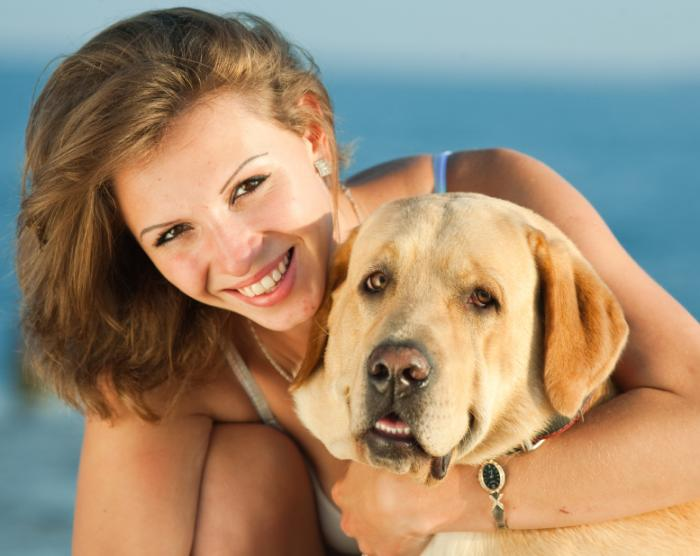
#> input picture dog.jpg, 700 x 556 px
$ python face_recognition.py
#> lines starting #> are read from the running program, lines starting #| are printed output that depends on the picture; after the words box and inside, x2 and y2 are one past the last pixel; in counts of white or black regions, pixels touching at a corner belong together
#> further down, image is the input picture: shape (556, 700, 3); mean B, G, R 114.4, 138.1, 158.2
import numpy as np
import cv2
from matplotlib import pyplot as plt
from PIL import Image, ImageFilter

def noise_reduce():
    figure_size = 5
    ##new_image = cv2.GaussianBlur(image, (figure_size, figure_size),0)
    new_image = cv2.medianBlur(image, figure_size)
    return new_image

def detect_edge():
    new_image = cv2.cvtColor(image_less_noise,cv2.COLOR_BGR2GRAY)
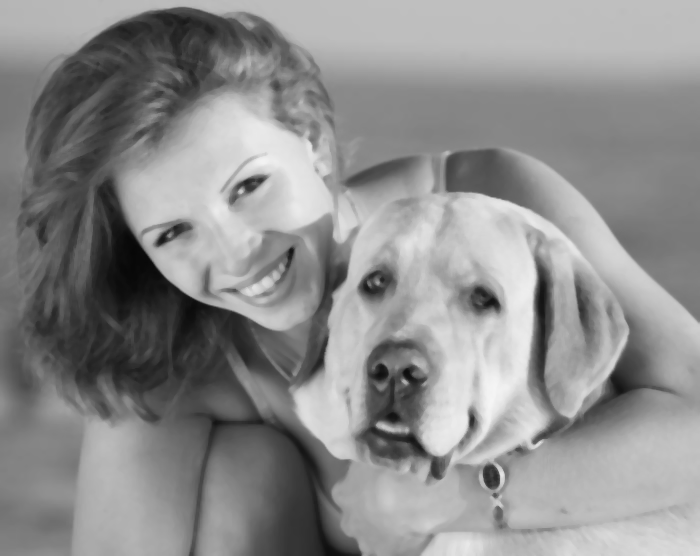
#> new_image: shape (556, 700); min 7, max 245, mean 141.5
    new_image = cv2.Canny(new_image,40,140)
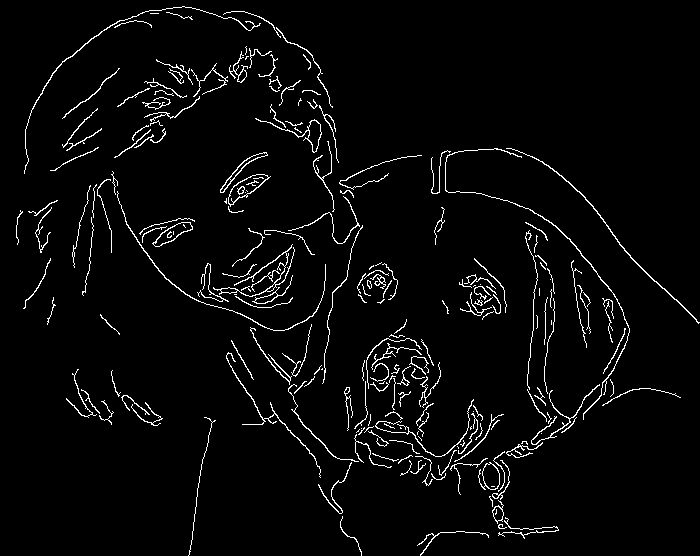
#> new_image: shape (556, 700); 3.5% white in thin lines or dots
    return new_image

def detect_face():
    face_cascade = cv2.CascadeClassifier('haarcascade_frontalface_default.xml')
    gray_image = cv2.cvtColor(image_less_noise,cv2.COLOR_BGR2GRAY)
    faces = face_cascade.detectMultiScale(gray_image, 1.1, 4)
#> faces = [[357, 345, 78, 78], [310, 205, 212, 212]]
    new_image = noise_reduce()
    for (x, y, w, h) in faces:
        cv2.rectangle(new_image, (x, y), (x+w, y+h), (255, 0, 0), 2)
#> this loop made 2 passes
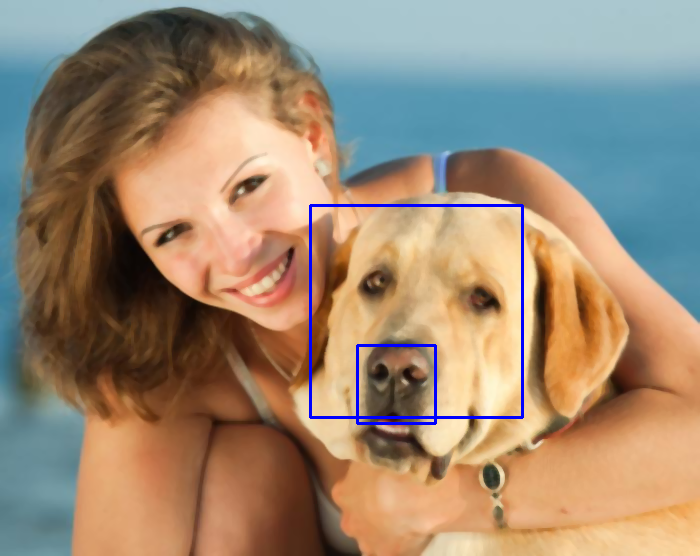
#> new_image: shape (556, 700, 3); mean B, G, R 115.6, 136.6, 156.5
    return new_image


image = cv2.imread('dog.jpg')
##image = cv2.cvtColor(image, cv2.COLOR_BGR2HSV)

image_less_noise = noise_reduce()
image_detect_edge = detect_edge()
image_detect_face = detect_face()

plt.figure(figsize=(11,6))
plt.subplot(121), plt.imshow(cv2.cvtColor(image, cv2.COLOR_RGB2BGR)),plt.title('original')
plt.xticks([]), plt.yticks([])
plt.subplot(122), plt.imshow(cv2.cvtColor(image_detect_face, cv2.COLOR_RGB2BGR)),plt.title('face detect')
plt.xticks([]), plt.yticks([])
plt.show()
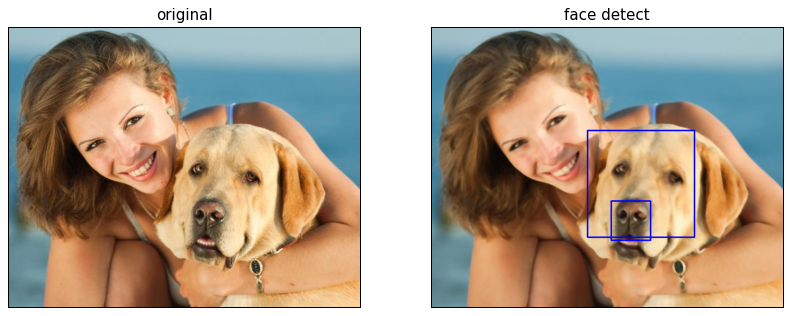
#> figure drawn by matplotlib, 2 panels

$ run again, with goc.jpg copied over dog.jpg
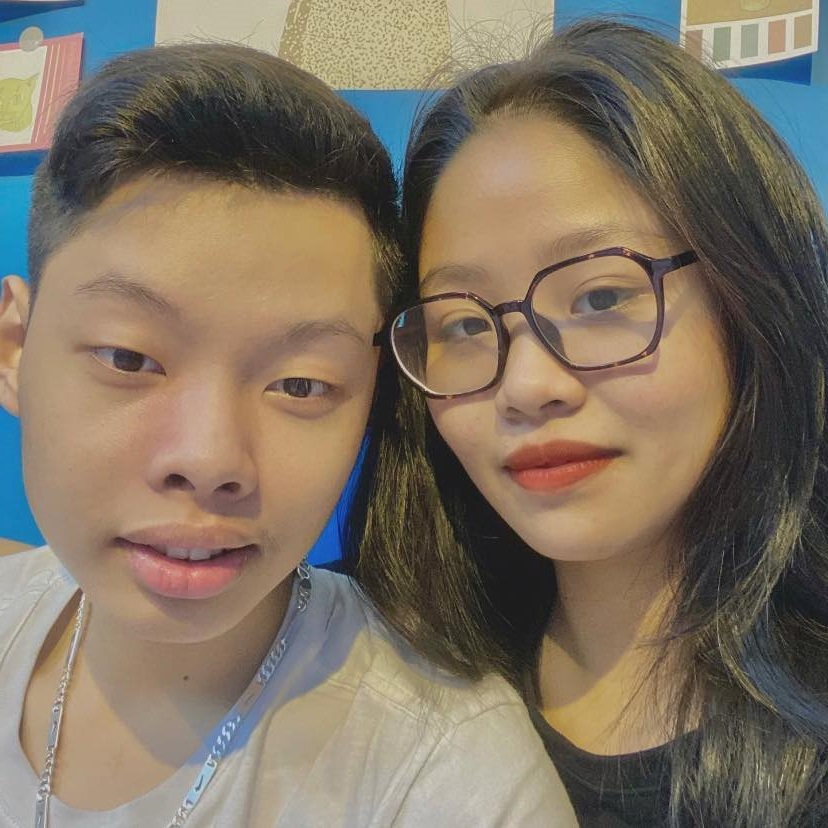
#> input picture goc.jpg, 828 x 828 px
#> image is the input picture: shape (828, 828, 3); mean B, G, R 98.3, 114.4, 126.9
#> in detect_edge, `new_image = cv2.Canny(new_image,40,140)`:
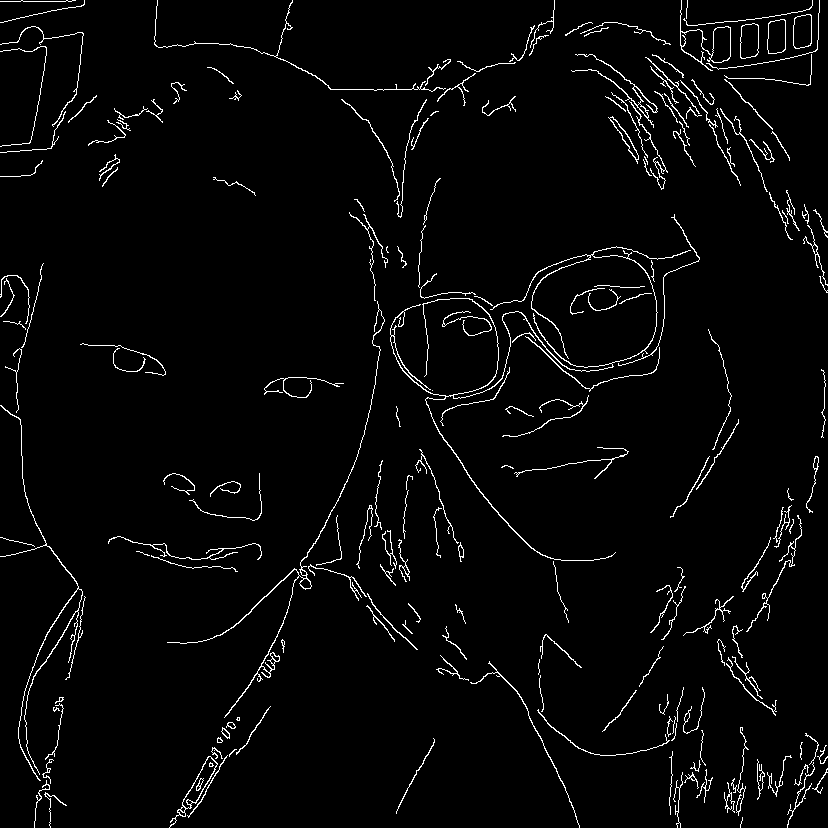
#> new_image: shape (828, 828); 3% white in thin lines or dots
#> faces = [[253, 342, 127, 127], [361, 153, 402, 402], [11, 209, 415, 415]]
#> the loop in detect_face, `for (x, y, w, h) in faces:` made 3 passes
#> `plt.show()`:
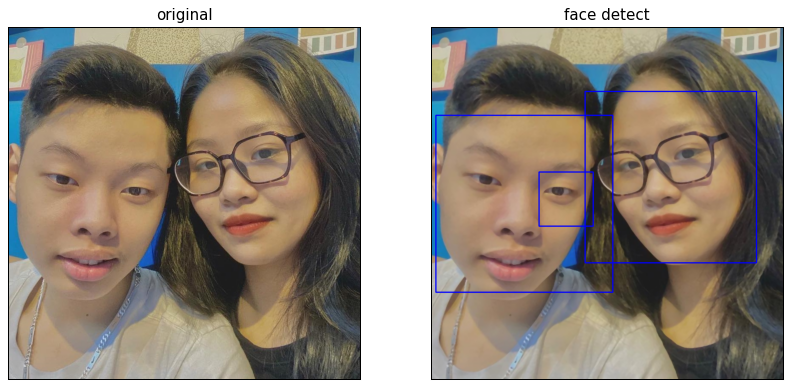
#> figure drawn by matplotlib, 2 panels

$ run again, with group.jpg copied over dog.jpg
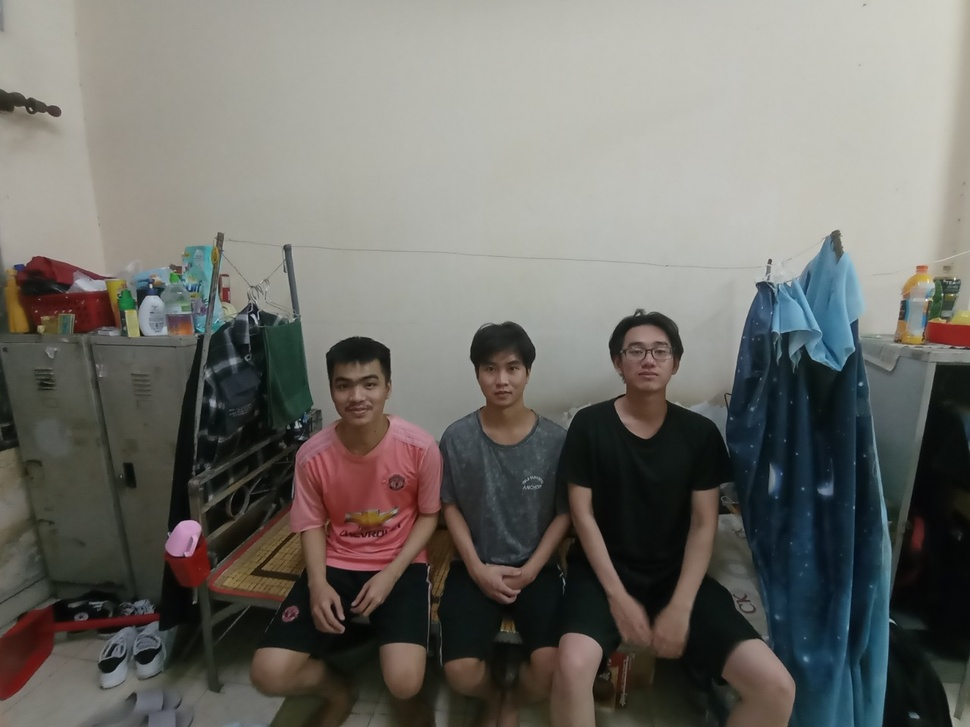
#> input picture group.jpg, 970 x 727 px, shrunk from 1280 x 960 before the run
#> image is the input picture: shape (727, 970, 3); mean B, G, R 104.7, 110, 111.3
#> in detect_edge, `new_image = cv2.Canny(new_image,40,140)`:
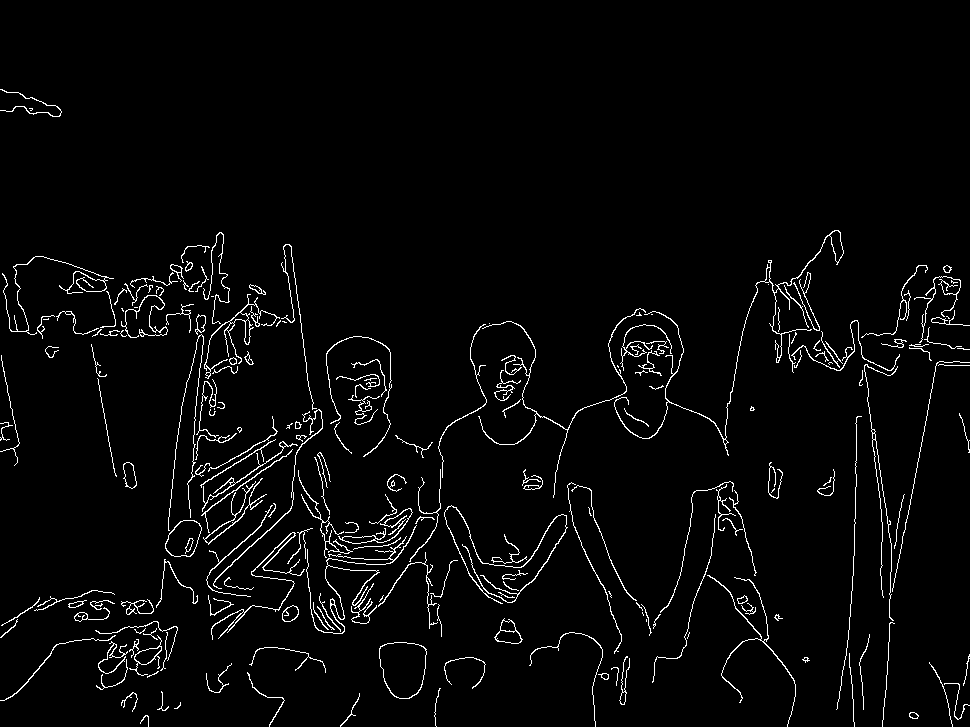
#> new_image: shape (727, 970); 3.1% white in thin lines or dots, all inside (x1, y1, x2, y2) = (0, 89, 970, 727)
#> faces = [[615, 325, 64, 64], [470, 344, 64, 64], [321, 357, 71, 71]]
#> the loop in detect_face, `for (x, y, w, h) in faces:` made 3 passes
#> `plt.show()`:
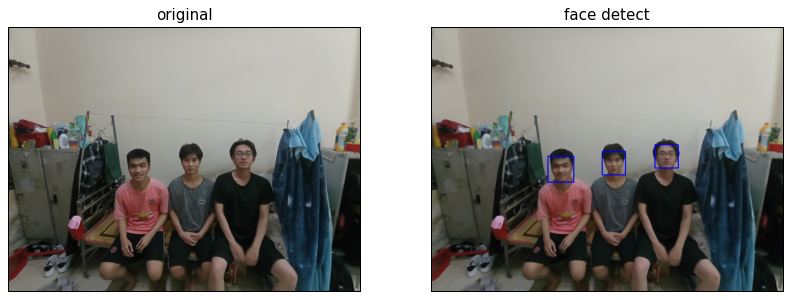
#> figure drawn by matplotlib, 2 panels

$ run again, with group2.jpg copied over dog.jpg
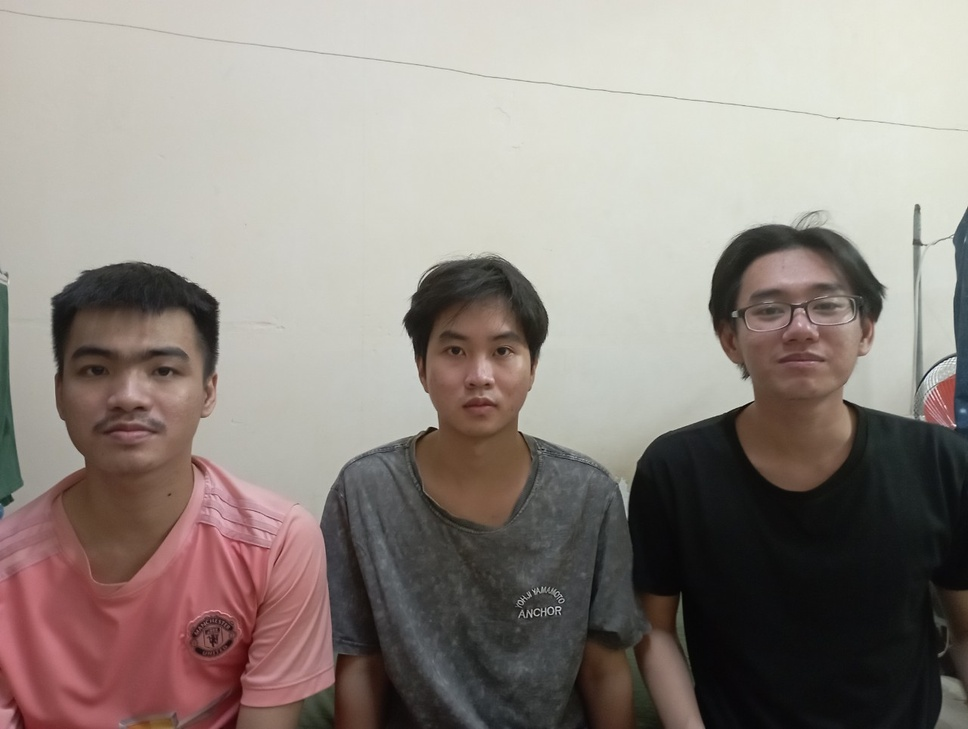
#> input picture group2.jpg, 968 x 729 px, shrunk from 1280 x 963 before the run
#> image is the input picture: shape (729, 968, 3); mean B, G, R 130.1, 136.2, 145.3
#> in detect_edge, `new_image = cv2.Canny(new_image,40,140)`:
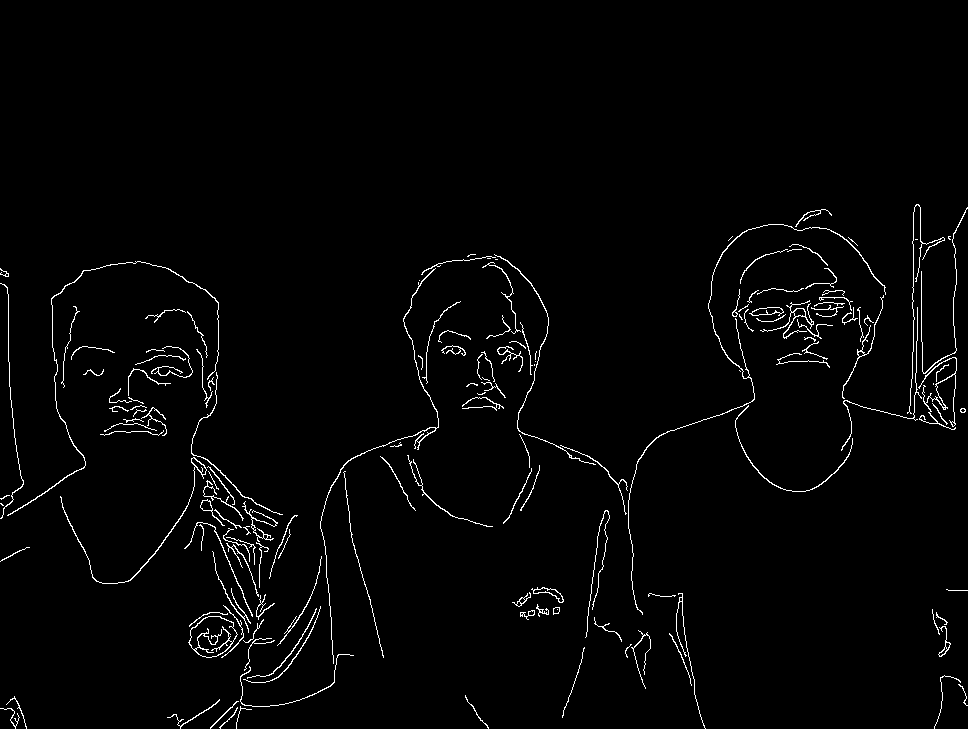
#> new_image: shape (729, 968); 2% white in thin lines or dots, all inside (x1, y1, x2, y2) = (0, 204, 968, 729)
#> faces = [[722, 249, 145, 145], [414, 299, 135, 135], [43, 301, 172, 172]]
#> the loop in detect_face, `for (x, y, w, h) in faces:` made 3 passes
#> `plt.show()`:
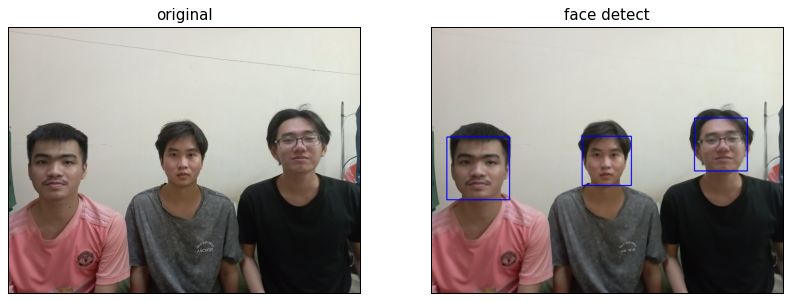
#> figure drawn by matplotlib, 2 panels
